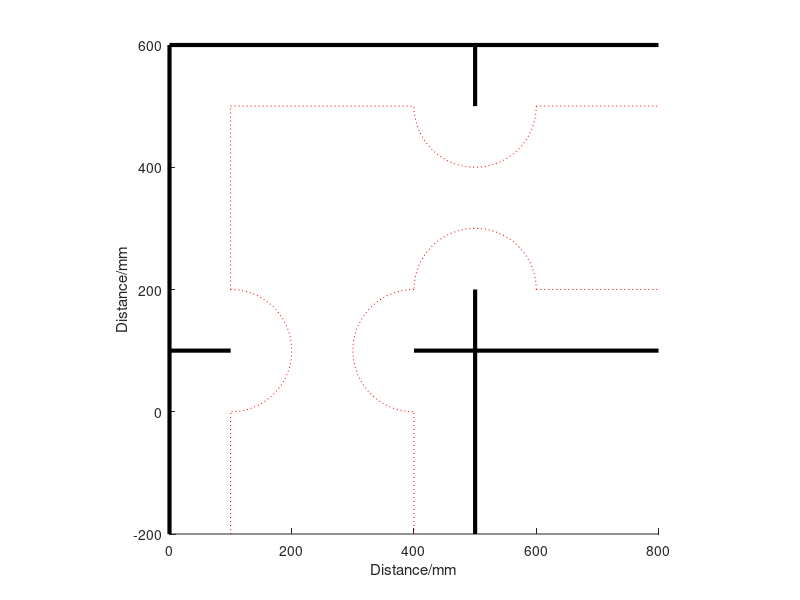

This figure's MATLAB source:
function plot_gantry ()
    hold on
    %cross section plotting
    line([0 0], [-200 600], 'Color','black', 'LineWidth', 3);
    line([0 100], [100 100], 'Color','black', 'LineWidth', 3);
    line([0 800],[600 600], 'Color','black', 'LineWidth', 3);
    line([400 800],[100 100], 'Color','black', 'LineWidth', 3);
    line([500 500], [-200 200], 'Color','black', 'LineWidth', 3);
    line([500 500], [500 600], 'Color','black', 'LineWidth', 3);
    %limits plotting
    line([100 100], [200 500],'Color','red','LineStyle',':');
    line([100 100], [-200 0],'Color','red','LineStyle',':');
    line([400 400], [-200 0],'Color','red','LineStyle',':');
    line([100 400], [500 500],'Color','red','LineStyle',':');
    line([600 800], [500 500],'Color','red','LineStyle',':');
    line([600 800], [200 200],'Color','red','LineStyle',':');
    th = linspace( pi/2, -pi/2, 100);
    R = 100;
    plot(R*cos(th) + 100, R*sin(th) + 100,'Color','red','LineStyle',':');
    plot(-R*cos(th) + 400, R*sin(th) + 100,'Color','red','LineStyle',':');
    th = linspace( 0, pi, 100);
    plot(R*cos(th) + 500, R*sin(th) + 200,'Color','red','LineStyle',':');
    plot(R*cos(th) + 500, -R*sin(th) + 500,'Color','red','LineStyle',':');
    axis square
    % %labels
    xlim([0,800])
    ylim([-200,600])
    xlabel("Distance/mm")
    ylabel("Distance/mm")
end

function plot_robot(x, y)
    plot(x(1), y(1), "x", 'Color', 'blue')
    plot(x(2), y(2), "o", 'Color', 'blue')
    plot(x(3), y(3), "x", 'Color', 'blue')
    plot(x, y, ":", 'Color', 'blue')
end

function [x_new,y_new]=rotate(x,y,x_c, y_c, theta)
    R = [cos(theta) -sin(theta) 0;
        sin(theta) cos(theta) 0;
        0 0 1;];
    p_1 = [1 0 x_c; 0 1 y_c; 0 0 1];
    p_2 = [1 0 -x_c; 0 1 -y_c; 0 0 1];
    H = p_1*R*p_2;
    out = H*[x;y;1];
    x_new = out(1);
    y_new = out(2);
    return;
end

rotate(1, 1, 0, 0, pi/2)
figure
hold on
subplot(5,5,1)
plot_gantry()
xjoints = [250, 250, 250];
yjoints = [-150, 132, 414];
plot_robot(xjoints, yjoints)
subplot(5,5,2)
plot_gantry()
[xjoints(3), yjoints(3)] = rotate(xjoints(3), yjoints(3), xjoints(2), yjoints(2), -pi/4);
plot_robot(xjoints, yjoints)
subplot(5,5,3)
plot_gantry()
yjoints(2) = yjoints(2)+50;
yjoints(3) = yjoints(3)+50;
plot_robot(xjoints, yjoints)
subplot(5,5,4)
plot_gantry()
[xjoints(3), yjoints(3)] = rotate(xjoints(3), yjoints(3), xjoints(2), yjoints(2), -pi/16);
plot_robot(xjoints, yjoints)
subplot(5,5,5)
plot_gantry()
yjoints(2) = yjoints(2)+50;
yjoints(3) = yjoints(3)+50;
plot_robot(xjoints, yjoints)
subplot(5,5,6)
plot_gantry()
[xjoints(3), yjoints(3)] = rotate(xjoints(3), yjoints(3), xjoints(2), yjoints(2), -pi/16);
plot_robot(xjoints, yjoints)
subplot(5,5,7)
plot_gantry()
yjoints = yjoints + 50;
plot_robot(xjoints, yjoints)
subplot(5,5,8)
plot_gantry()
[xjoints(3), yjoints(3)] = rotate(xjoints(3), yjoints(3), xjoints(2), yjoints(2), -pi/16);
plot_robot(xjoints, yjoints)
subplot(5,5,9)
plot_gantry()
yjoints = yjoints + 50;
plot_robot(xjoints, yjoints)
subplot(5,5,10)
plot_gantry()
[xjoints(3), yjoints(3)] = rotate(xjoints(3), yjoints(3), xjoints(2), yjoints(2), -pi/16);
plot_robot(xjoints, yjoints)
subplot(5,5,11)
plot_gantry()
xjoints(3) = xjoints(3) + 150;
plot_robot(xjoints, yjoints)
subplot(5,5,12)
plot_gantry()
yjoints(2) = 350;
yjoints(3) = 350;
yjoints(1) = 350-282;
plot_robot(xjoints, yjoints)
subplot(5,5,13)
plot_gantry()
xjoints = xjoints+45;
xjoints(3) = xjoints(3) -45;
plot_robot(xjoints, yjoints)
subplot(5,5,14)
plot_gantry()
[xjoints(1), yjoints(1)] = rotate(xjoints(1), yjoints(1), xjoints(2), yjoints(2), -pi/16);
plot_robot(xjoints, yjoints)
subplot(5,5,15)
plot_gantry()
xjoints = xjoints+45;
xjoints(3) = xjoints(3) -45;
plot_robot(xjoints, yjoints)
subplot(5,5,16)
plot_gantry()
[xjoints(1), yjoints(1)] = rotate(xjoints(1), yjoints(1), xjoints(2), yjoints(2), -pi/16);
plot_robot(xjoints, yjoints)
subplot(5,5,17)
plot_gantry()
xjoints = xjoints+45;
xjoints(3) = xjoints(3) -45;
plot_robot(xjoints, yjoints)
subplot(5,5,18)
plot_gantry()
[xjoints(1), yjoints(1)] = rotate(xjoints(1), yjoints(1), xjoints(2), yjoints(2), -pi/16);
plot_robot(xjoints, yjoints)
subplot(5,5,19)
plot_gantry()
xjoints = xjoints+45;
xjoints(3) = xjoints(3) -15;
plot_robot(xjoints, yjoints)
subplot(5,5,20)
plot_gantry()
[xjoints(1), yjoints(1)] = rotate(xjoints(1), yjoints(1), xjoints(2), yjoints(2), -pi/16);
plot_robot(xjoints, yjoints)
subplot(5,5,21)
plot_gantry()
xjoints = xjoints+45;
plot_robot(xjoints, yjoints)
subplot(5,5,22)
plot_gantry()
[xjoints(1), yjoints(1)] = rotate(xjoints(1), yjoints(1), xjoints(2), yjoints(2), -pi/4);
plot_robot(xjoints, yjoints)
subplot(5,5,23)
plot_gantry()
xjoints = xjoints + 100;
plot_robot(xjoints, yjoints)
subplot(5,5,24)
plot_gantry()
xjoints = xjoints + 100;
plot_robot(xjoints, yjoints)
subplot(5,5,25)
plot_gantry()
xjoints = xjoints + 100;
plot_robot(xjoints, yjoints)